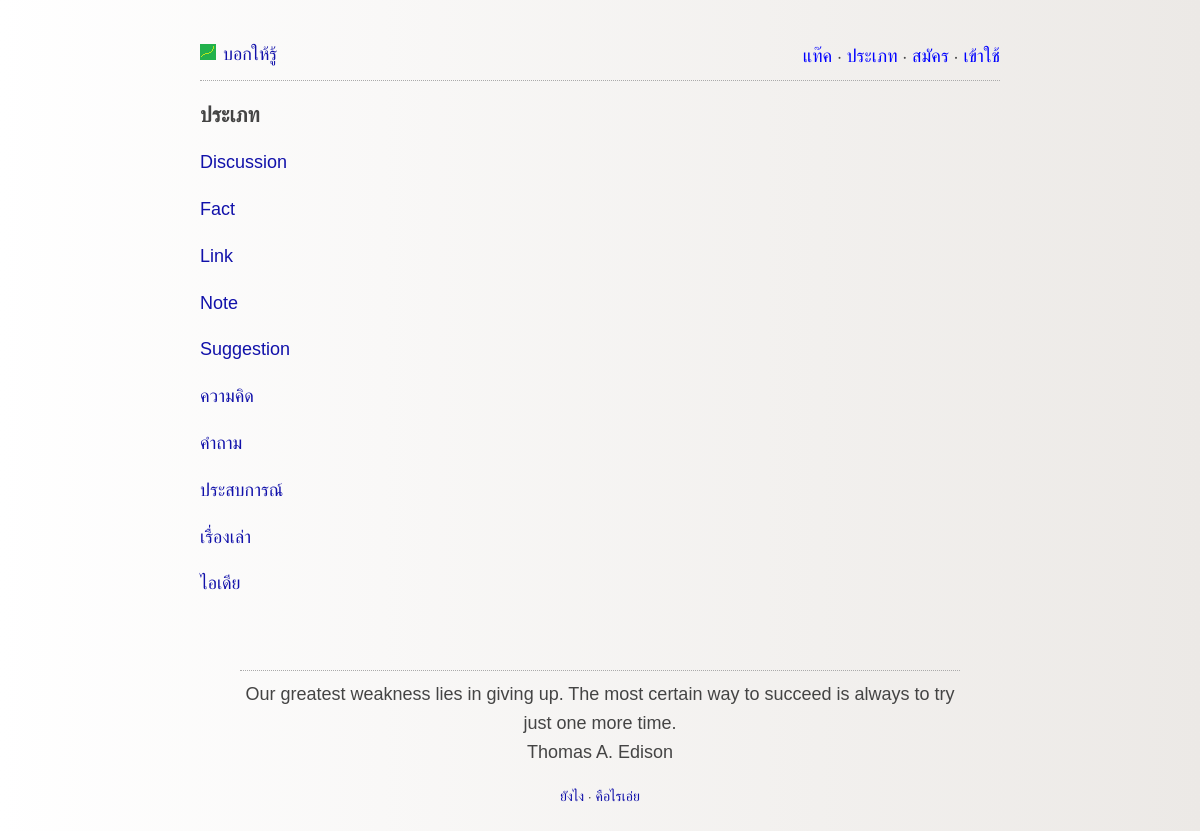
/browse_by_type.php, run on the app's committed database.
### tables this page shows
CREATE TABLE IF NOT EXISTS `types` (
  `id` int(11) NOT NULL AUTO_INCREMENT,
  `name` varchar(255) NOT NULL,
  PRIMARY KEY (`id`),
  UNIQUE KEY `name` (`name`)
);

### languages/lang.th.php (called while the page is built)
<?php
	$lang['learny'] = "บอกให้รู้";
	$lang['register'] = "สมัคร";
	$lang['login'] = "เข้าใช้";
	$lang['email'] = "อีเมล์";
	$lang['username'] = "ชื่อผู้ใช้";
	$lang['password'] = "พาสเวิร์ด";
	$lang['tags'] = "แท๊ค";
	$lang['types'] = "ประเภท";
	$lang['create'] = "สร้าง";
	$lang['Create'] = "สร้าง";
	$lang['how-to'] = "ยังไง";
	$lang['about'] = "คือไรเอ่ย";
	$lang['edit-post'] = "แก้ไข";
	$lang['delete'] = "ลบ";
	$lang['comment'] = "แสดงความคิดเห็น";
	$lang['submit'] = "จัดไป";
	$lang['new-posts'] = "โพสมาใหม่";
	$lang['publish'] = "บอกให้โลกรู้";
	$lang['save-draft'] = "เก็บไว้ก่อน";
	$lang['profile'] = "โพรไฟล์";
	$lang['your-posts'] = "โพสของคุณ";
	$lang['since'] = "สมัครตอน";
	$lang['account'] = "บัญชี";
	$lang['change-email'] = "เปลี่ยนเมล";
	$lang['change-password'] = "เปลี่ยนพาสเวิร์ด";
	$lang['logout'] = "ออกจากระบบ";
	$lang['draft'] = "เก็บไว้ก่อน";
?>

### lib/typeClass.php (called while the page is built, shortened)
<?php
class typeClass{
	public function fetchTypes(){
		try{
			$db = getDB();
			$stmt = $db->prepare("SELECT id, name FROM types");
			$stmt->execute();
			$data = $stmt->fetchAll(PDO::FETCH_OBJ);
			return $data;
		}
		catch(PDOException $e){
			echo '{"error":{"text":'. $e->getMessage() .'}}';
		}
	}
}
?>

### browse_by_type.php (the view, shortened to what this page needs)
<?php
	require('lib/typeClass.php');
	$typeClass = new typeClass();
	$types = $typeClass->fetchTypes();
?>
<html>
	<head>
		<?php include 'partials/header.php' ?>
	</head>
	<body>
		<div id="content">
			<?php include 'partials/top_menu.php' ?>
			<header>
				<h3><?php echo $lang['types']; ?></h3>
			</header>
			<?php
				foreach($types as $type){
					echo "<p><a href='type.php?name=$type->name'>$type->name</a></p>";
				}
			?>
			<?php include 'partials/quote_block.php' ?>
			<?php include 'partials/footer.php' ?>
		</div>
	</body>
</html>

### css/style.css (style rules this page uses)
body { background: #ECE9E6; background: -webkit-linear-gradient(to left, #ECE9E6 , #FFFFFF); background: linear-gradient(to left, #ECE9E6 , #FFFFFF); margin:40px auto; max-width:800px; line-height:1.6; font-size:18px; font-family: helvetica, sans-serif; color:#444; padding:0 10px; word-wrap: break-word; }
h1,h2,h3,h4 { line-height:1.2; }
a { text-decoration:none; color:#11a; }

### data on the page
types: name "Discussion"
types: name "Fact"
types: name "Link"
types: name "Note"
types: name "Suggestion"
types: name "ความคิด"
types: name "คำถาม"
types: name "ประสบการณ์"
types: name "เรื่องเล่า"
types: name "ไอเดีย"

### other printed values
$lang['learny'] "บอกให้รู้"
$lang['tags'] "แท๊ค"
$lang['types'] "ประเภท"
$lang['register'] "สมัคร"
$lang['login'] "เข้าใช้"
$quote "Our greatest weakness lies in giving up. The most certain way to succeed is always to try just one more time."
$quote_author "Thomas A. Edison"
$lang['how-to'] "ยังไง"
$lang['about'] "คือไรเอ่ย"
